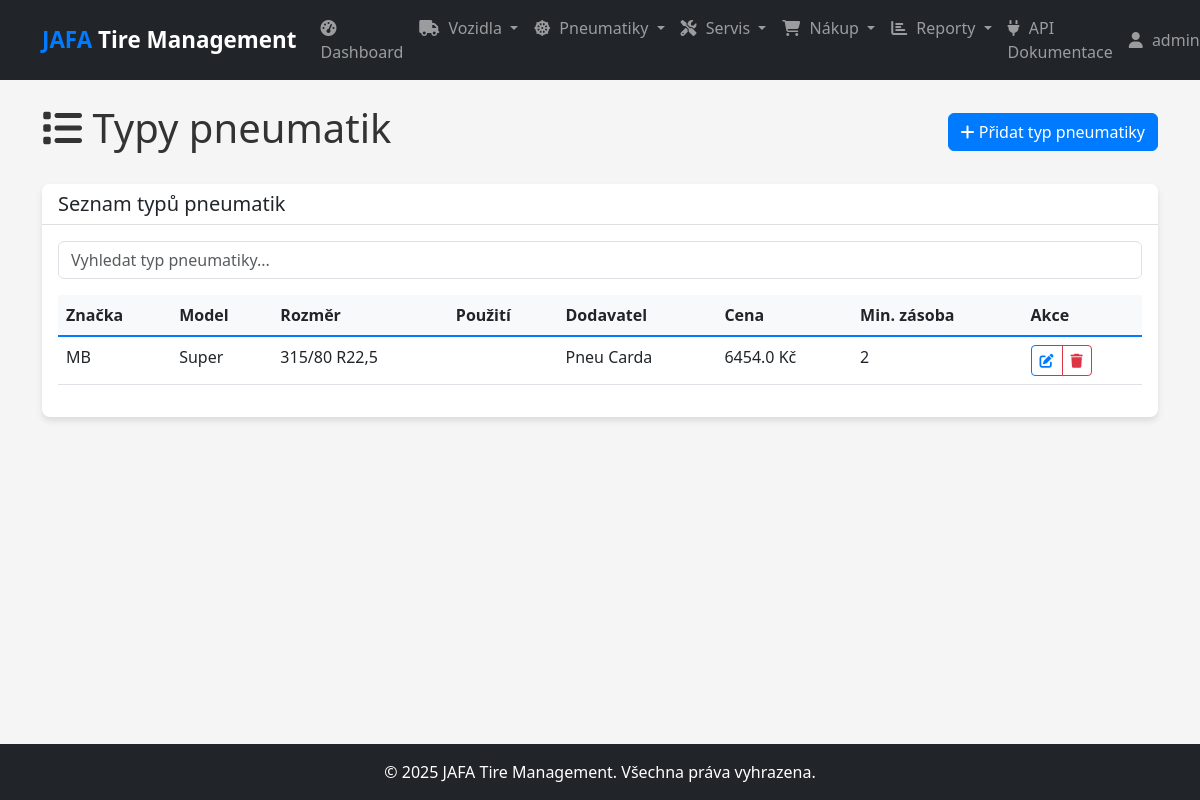
Screenshot of /tire-types (signed in) with the database file from the repository.
### models.py (models this page shows, shortened)
class User(db.Model, UserMixin):
    id = db.Column(db.Integer, primary_key=True)
    username = db.Column(db.String(50), unique=True, nullable=False)
    email = db.Column(db.String(120), unique=True, nullable=False)
    password_hash = db.Column(db.String(128), nullable=False)
    role = db.Column(db.String(20), nullable=False, default='technician')  # admin, manager, technician
    created_at = db.Column(db.DateTime, default=datetime.utcnow)

class TireType(db.Model):
    id = db.Column(db.Integer, primary_key=True)
    brand = db.Column(db.String(50), nullable=False)
    model = db.Column(db.String(50), nullable=False)
    size = db.Column(db.String(20), nullable=False)  # např. "315/80 R22.5"
    usage_type = db.Column(db.String(50))  # např. "hnací", "řídící", "návěsová"
    price = db.Column(db.Float)
    avg_lifespan_km = db.Column(db.Integer)  # Průměrná životnost v km
    min_stock_level = db.Column(db.Integer, default=2)  # Minimální skladové zásoby
    supplier_id = db.Column(db.Integer, db.ForeignKey('supplier.id'))
    note = db.Column(db.Text)
    created_at = db.Column(db.DateTime, default=datetime.utcnow)
    tires = db.relationship('Tire', backref='tire_type', lazy=True)

class Supplier(db.Model):
    id = db.Column(db.Integer, primary_key=True)
    name = db.Column(db.String(100), nullable=False)
    contact_person = db.Column(db.String(100))
    email = db.Column(db.String(120))
    phone = db.Column(db.String(20))
    address = db.Column(db.String(200))
    note = db.Column(db.Text)
    created_at = db.Column(db.DateTime, default=datetime.utcnow)
    tire_types = db.relationship('TireType', backref='supplier', lazy=True)

### routes.py (the view)
    @app.route('/tire-types')
    @login_required
    def list_tire_types():
        tire_types = TireType.query.all()
        return render_template('tire_types/list.html', tire_types=tire_types)

### app.py (called while the page is built)
@app.context_processor
def inject_now():
    return {'now': datetime.now()}

### models.py (called while the page is built)
@login_manager.user_loader
def load_user(user_id):
    return User.query.get(int(user_id))

### templates/tire_types/list.html (shortened to what this page needs)
{% extends 'layout.html' %}
{% block content %}
<div class="d-flex justify-content-between align-items-center mb-4">
    <h1><i class="fas fa-list"></i> Typy pneumatik</h1>
    <div>
        <a href="{{ url_for('add_tire_type') }}" class="btn btn-primary">
            <i class="fas fa-plus"></i> Přidat typ pneumatiky
        </a>
    </div>
</div>
<div class="card mb-4">
    <div class="card-header">
        <h5 class="mb-0">Seznam typů pneumatik</h5>
    </div>
    <div class="card-body">
        <div class="mb-3">
            <input type="text" id="table-filter" class="form-control" placeholder="Vyhledat typ pneumatiky...">
        </div>
        <div class="table-responsive">
            <table class="table table-hover" id="data-table">
                <thead>
                    <tr>
                        <th>Značka</th>
                        <th>Model</th>
                        <th>Rozměr</th>
                        <th>Použití</th>
                        <th>Dodavatel</th>
                        <th>Cena</th>
                        <th>Min. zásoba</th>
                        <th>Akce</th>
                    </tr>
                </thead>
                <tbody>
                    {% for tire_type in tire_types %}
                    <tr>
                        <td>{{ tire_type.brand }}</td>
                        <td>{{ tire_type.model }}</td>
                        <td>{{ tire_type.size }}</td>
                        <td>{{ tire_type.usage_type }}</td>
                        <td>{{ tire_type.supplier.name if tire_type.supplier else '-' }}</td>
                        <td>{{ tire_type.price or 0 }} Kč</td>
                        <td>{{ tire_type.min_stock_level }}</td>
                        <td>
                            <div class="btn-group btn-group-sm" role="group">
                                <a href="{{ url_for('edit_tire_type', id=tire_type.id) }}" class="btn btn-outline-primary" title="Upravit">
                                    <i class="fas fa-edit"></i>
                                </a>
                                <button type="button" class="btn btn-outline-danger btn-delete-confirm"
                                        data-bs-toggle="modal" data-bs-target="#deleteModal"
                                        data-id="{{ tire_type.id }}"
                                        data-name="{{ tire_type.brand }} {{ tire_type.model }} {{ tire_type.size }}" title="Smazat">
                                    <i class="fas fa-trash"></i>
                                </button>
                            </div>
                        </td>
                    </tr>
                    {% else %}
                    <tr>
                        <td colspan="8" class="text-center">Žádné typy pneumatik nebyly nalezeny.</td>
                    </tr>
                    {% endfor %}
                </tbody>
            </table>
        </div>
    </div>
</div>
{% endblock %}

### templates/layout.html (shortened to what this page needs)
<!DOCTYPE html>
<html lang="cs">
<head>
    <link href="https://cdn.jsdelivr.net/npm/bootstrap@5.3.0/dist/css/bootstrap.min.css" rel="stylesheet">
    <link rel="stylesheet" href="https://cdnjs.cloudflare.com/ajax/libs/font-awesome/6.4.0/css/all.min.css">
    <link rel="stylesheet" href="{{ url_for('static', filename='css/style.css') }}">
</head>
<body>
    <header>
        <nav class="navbar navbar-expand-lg navbar-dark bg-dark">
            <div class="container">
                <a class="navbar-brand" href="{{ url_for('index') }}">
                    <span class="fw-bold text-primary">JAFA</span> Tire Management
                </a>
                <div class="collapse navbar-collapse" id="navbarNavDropdown">
                    {% if current_user.is_authenticated %}
                    <ul class="navbar-nav me-auto">
                        <li class="nav-item">
                            <a class="nav-link" href="{{ url_for('dashboard') }}">
                                <i class="fas fa-tachometer-alt"></i> Dashboard
                            </a>
                        </li>
                        <li class="nav-item dropdown">
                            <a class="nav-link dropdown-toggle" href="#" id="navbarVehicleDropdown" role="button" data-bs-toggle="dropdown" aria-expanded="false">
                                <i class="fas fa-truck"></i> Vozidla
                            </a>
                        </li>
                        <li class="nav-item dropdown">
                            <a class="nav-link dropdown-toggle" href="#" id="navbarTireDropdown" role="button" data-bs-toggle="dropdown" aria-expanded="false">
                                <i class="fas fa-dharmachakra"></i> Pneumatiky
                            </a>
                        </li>
                        <li class="nav-item dropdown">
                            <a class="nav-link dropdown-toggle" href="#" id="navbarServiceDropdown" role="button" data-bs-toggle="dropdown" aria-expanded="false">
                                <i class="fas fa-tools"></i> Servis
                            </a>
                        </li>
                        <li class="nav-item dropdown">
                            <a class="nav-link dropdown-toggle" href="#" id="navbarPurchaseDropdown" role="button" data-bs-toggle="dropdown" aria-expanded="false">
                                <i class="fas fa-shopping-cart"></i> Nákup
                            </a>
                        </li>
                        <li class="nav-item dropdown">
                            <a class="nav-link dropdown-toggle" href="#" id="navbarReportDropdown" role="button" data-bs-toggle="dropdown" aria-expanded="false">
                                <i class="fas fa-chart-bar"></i> Reporty
                            </a>
                        </li>
                        <li class="nav-item">
                            <a class="nav-link" href="{{ url_for('api_docs') }}">
                                <i class="fas fa-plug"></i> API Dokumentace
                            </a>
                        </li>
                    </ul>
                    <ul class="navbar-nav">
                        <li class="nav-item dropdown">
                            <a class="nav-link dropdown-toggle" href="#" id="navbarUserDropdown" role="button" data-bs-toggle="dropdown" aria-expanded="false">
                                <i class="fas fa-user"></i> {{ current_user.username }}
                            </a>
                        </li>
                    </ul>
                    {% else %}
                    <ul class="navbar-nav ms-auto">
                        <li class="nav-item">
                            <a class="nav-link" href="{{ url_for('login') }}">Přihlásit se</a>
                        </li>
                    </ul>
                    {% endif %}
                </div>
            </div>
        </nav>
    </header>
    <main class="py-4">
        <div class="container">
            {% block content %}{% endblock %}
        </div>
    </main>
    <footer class="py-3 mt-4 bg-dark text-white">
        <div class="container text-center">
            <p class="mb-0">&copy; {{ now.year }} JAFA Tire Management. Všechna práva vyhrazena.</p>
        </div>
    </footer>
</body>
</html>

### static/css/style.css (style rules this page uses)
:root { --primary-color: #007bff; --secondary-color: #6c757d; --success-color: #28a745; --danger-color: #dc3545; --warning-color: #ffc107; --info-color: #17a2b8; --dark-color: #343a40; --light-color: #f8f9fa; }
body { font-family: 'Segoe UI', Tahoma, Geneva, Verdana, sans-serif; color: #333; background-color: #f5f5f5; min-height: 100vh; display: flex; flex-direction: column; }
main { flex: 1 0 auto; }
.navbar-brand { font-weight: bold; font-size: 1.4rem; }
.navbar-brand .text-primary { color: var(--primary-color) !important; }
.nav-link { font-weight: 500; }
.nav-link i { margin-right: 5px; }
.card { border-radius: 8px; overflow: hidden; box-shadow: 0 4px 6px rgba(0, 0, 0, 0.1); margin-bottom: 1.5rem; border: none; }
.card-header { background-color: #fff; border-bottom: 1px solid rgba(0, 0, 0, 0.125); font-weight: 600; }
.table thead th { background-color: var(--light-color); border-bottom: 2px solid var(--primary-color); font-weight: 600; }
.btn-primary { background-color: var(--primary-color); border-color: var(--primary-color); }
.btn-outline-primary { color: var(--primary-color); border-color: var(--primary-color); }

### rows the page displays
User: username "admin…"
TireType: brand "MB", model "Super", size "315/80 R22,5", supplier "Pneu Carda", price "6454.0", min_stock_level "2"
